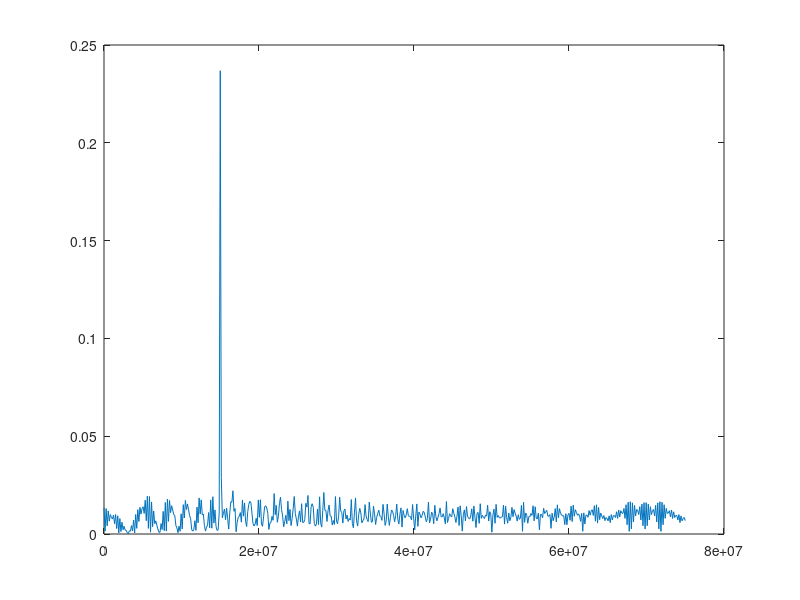
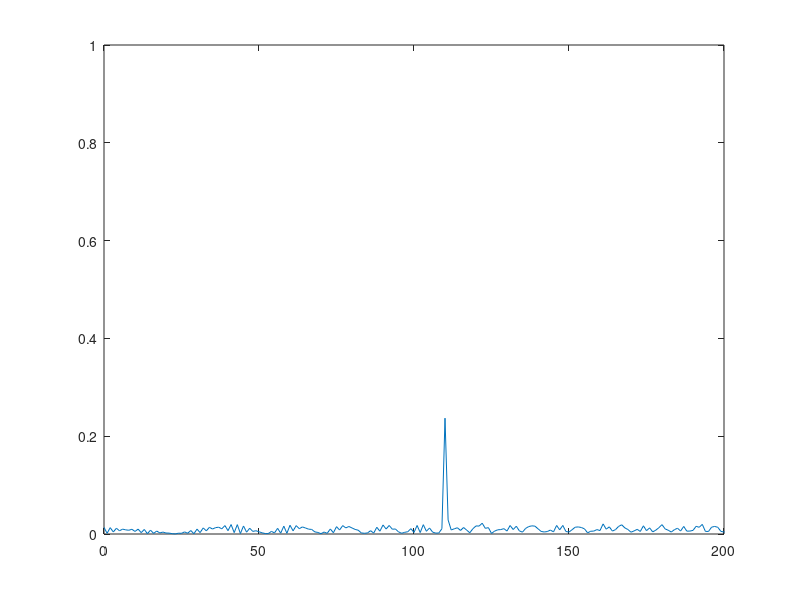
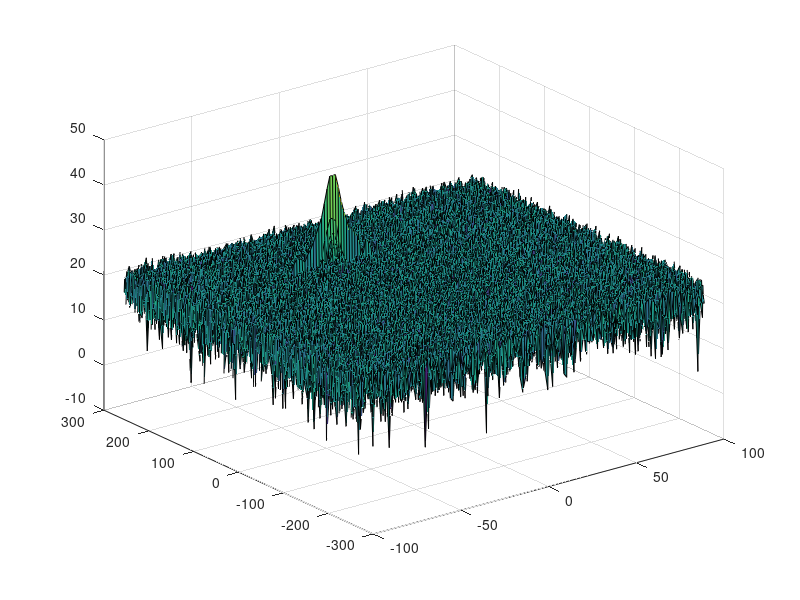

Source code (MATLAB) for these figures, in order: (Note: this script raises an error after producing the figures.)
clear all
clc;

%% Radar Specifications 
%%%%%%%%%%%%%%%%%%%%%%%%%%%
% Frequency of operation = 77GHz
% Max Range = 200m
% Range Resolution = 1 m
% Max Velocity = 100 m/s
%%%%%%%%%%%%%%%%%%%%%%%%%%%

%speed of light = 3e8
%% User Defined Range and Velocity of target
% *%TODO* :
% define the target's initial position and velocity. Note : Velocity
% remains contant
Velocity=-20;
InitialRange=110;
c = 3e8;

fprintf("Initial velocity = %d and range = %d\n", Velocity, InitialRange);


%% FMCW Waveform Generation

% *%TODO* :
%Design the FMCW waveform by giving the specs of each of its parameters.
% Calculate the Bandwidth (B), Chirp Time (Tchirp) and Slope (slope) of the FMCW
% chirp using the requirements above.
Bsweep= c / (2*1);
Tchirp= 5.5 * (2 * 200 / c);
slope = Bsweep/Tchirp;


%Operating carrier frequency of Radar 
fc= 77e9;             %carrier freq

                                                          
%The number of chirps in one sequence. Its ideal to have 2^ value for the ease of running the FFT
%for Doppler Estimation. 
Nd=128;                   % #of doppler cells OR #of sent periods % number of chirps

%The number of samples on each chirp. 
Nr=1024;                  %for length of time OR # of range cells

% Timestamp for running the displacement scenario for every sample on each
% chirp
t=linspace(0,Nd*Tchirp,Nr*Nd); %total time for samples


%Creating the vectors for Tx, Rx and Mix based on the total samples input.
Tx=zeros(1,length(t)); %transmitted signal
Rx=zeros(1,length(t)); %received signal
Mix = zeros(1,length(t)); %beat signal

%Similar vectors for range_covered and time delay.
r_t=zeros(1,length(t));
td=zeros(1,length(t));


%% Signal generation and Moving Target simulation
% Running the radar scenario over the time. 

for i=1:length(t)         
    
    
    % *%TODO* :
    %For each time stamp update the Range of the Target for constant velocity. 
    r_t(i) = InitialRange + Velocity*t(i);
    td(i) = 2 * r_t(i)/c;
    
    % *%TODO* :
    %For each time sample we need update the transmitted and
    %received signal. 
    Tx(i) = cos(2*pi*(fc*t(i) + slope*(t(i)^2)/2 ));
    delay = t(i) - td(i);
    Rx (i) = cos(2*pi*( fc*delay + slope * (delay^2)/2 )) ;
    
    % *%TODO* :
    %Now by mixing the Transmit and Receive generate the beat signal
    %This is done by element wise matrix multiplication of Transmit and
    %Receiver Signal
    Mix(i) = Tx(i)*Rx(i);
       
end

%% RANGE MEASUREMENT


 % *%TODO* :
%reshape the vector into Nr*Nd array. Nr and Nd here would also define the size of
%Range and Doppler FFT respectively.
Mix = reshape(Mix, [Nr, Nd]);

 % *%TODO* :
%run the FFT on the beat signal along the range bins dimension (Nr) and
%normalize.
signal_fft = fft(Mix, Nr); 
L = Tchirp * Bsweep;
 % *%TODO* :
% Take the absolute value of FFT output
signal_fft = abs(signal_fft/L);

 % *%TODO* :
% Output of FFT is double sided signal, but we are interested in only one side of the spectrum.
% Hence we throw out half of the samples.

signal_fft = signal_fft(1:L/2+1);

%plotting the range

 % *%TODO* :
 % plot FFT output 
f = Bsweep*(0:(L/2))/L;
figure('Name','FFT Output')
plot(f,signal_fft)
R = (c*Tchirp*f)/(2*Bsweep);
figure('Name','Range from First FFT')
plot(R,signal_fft)

 
axis ([0 200 0 1]);



%% RANGE DOPPLER RESPONSE
% The 2D FFT implementation is already provided here. This will run a 2DFFT
% on the mixed signal (beat signal) output and generate a range doppler
% map.You will implement CFAR on the generated RDM


% Range Doppler Map Generation.

% The output of the 2D FFT is an image that has reponse in the range and
% doppler FFT bins. So, it is important to convert the axis from bin sizes
% to range and doppler based on their Max values.

Mix=reshape(Mix,[Nr,Nd]);

% 2D FFT using the FFT size for both dimensions.
sig_fft2 = fft2(Mix,Nr,Nd);

% Taking just one side of signal from Range dimension.
sig_fft2 = sig_fft2(1:Nr/2,1:Nd);
sig_fft2 = fftshift (sig_fft2);
RDM = abs(sig_fft2);
RDM = 10*log10(RDM) ;

%use the surf function to plot the output of 2DFFT and to show axis in both
%dimensions
doppler_axis = linspace(-100,100,Nd);
range_axis = linspace(-200,200,Nr/2)*((Nr/2)/400);
figure,surf(doppler_axis,range_axis,RDM);

%% CFAR implementation

%Slide Window through the complete Range Doppler Map

% *%TODO* :
%Select the number of Training Cells in both the dimensions.
Tr = 14;
Td = 6;

% *%TODO* :
%Select the number of Guard Cells in both dimensions around the Cell under 
%test (CUT) for accurate estimation
Gr = 6;
Gd = 3;

% *%TODO* :
% offset the threshold by SNR value in dB
offset = 6;

% *%TODO* :
%Create a vector to store noise_level for each iteration on training cells
noise_level = zeros(1,1);


% *%TODO* :
%design a loop such that it slides the CUT across range doppler map by
%giving margins at the edges for Training and Guard Cells.
%For every iteration sum the signal level within all the training
%cells. To sum convert the value from logarithmic to linear using db2pow
%function. Average the summed values for all of the training
%cells used. After averaging convert it back to logarithimic using pow2db.
%Further add the offset to it to determine the threshold. Next, compare the
%signal under CUT with this threshold. If the CUT level > threshold assign
%it a value of 1, else equate it to 0.


   % Use RDM[x,y] as the matrix from the output of 2D FFT for implementing
   % CFAR
num_cells = (2*Tr+2*Gr+1)*(2*Td+2*Gd+1) - (2*Gr+1)*(2*Gd+1);
signal_cfar = zeros(Nr/2,Nd);

for i = 1:(Nr/2 - (2*Gr+2*Tr))
    for j = 1:(Nd - (2*Gd+2*Td))
        
        s1 = sum(db2pow(RDM(i:i+2*Tr+2*Gr, j:j+2*Td+2*Gd)),'all');
        s2 = sum(db2pow(RDM(i+Tr:i+Tr+2*Gr, j+Td:j+Td+2*Gd)),'all');    
        noise_level = s1 - s2;
        
        threshold = noise_level/num_cells;      
        threshold = pow2db(threshold) + offset;
        threshold = db2pow(threshold);
        
        signal = db2pow(RDM(i+Tr+Gr, j+Td+Gd));
        
        if (signal <= threshold)
            signal = 0;
        else 
            signal = 1;
        end
        
        signal_cfar(i+Tr+Gr,j+Td+Gd) = signal;  
        
    end
end




% *%TODO* :
% The process above will generate a thresholded block, which is smaller 
%than the Range Doppler Map as the CUT cannot be located at the edges of
%matrix. Hence,few cells will not be thresholded. To keep the map size same
% set those values to 0. 
 








% *%TODO* :
%display the CFAR output using the Surf function like we did for Range
%Doppler Response output.
figure,surf(doppler_axis,range_axis,signal_cfar);
colorbar;


 
 